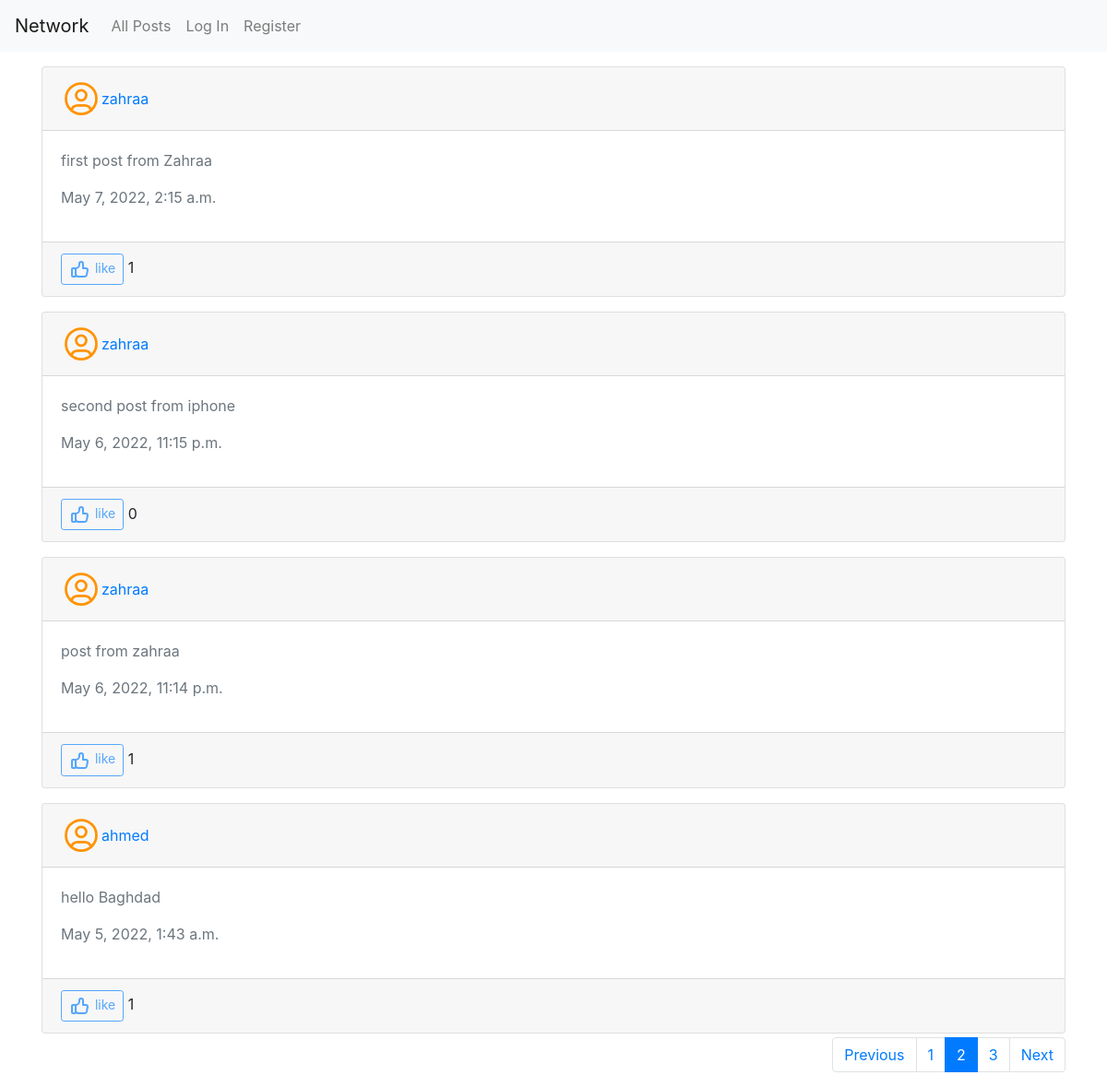
Screenshot of /?page=2 with the database file from the repository.
### network/models.py (models this page shows, shortened)
class Post (models.Model):
    post_body=models.TextField()
    date=models.DateTimeField()
    updated_dat=models.DateTimeField(auto_now=True,null=True)
    likes=models.IntegerField(default=0)
    user=models.ForeignKey(User,on_delete=models.CASCADE)
    class Meta:
        verbose_name = 'Post'
        verbose_name_plural = 'Posts'

class User(AbstractUser):
    pass

### network/views.py (the view, shortened to what this page needs)
# urls.py: path("", views.index, name="index"),
def index(request):
    disp_EditForm = 'none'
    myPostForm=  PostForm()
    post_list=Post.objects.all().order_by('-date')
    post_list_paginator=retPaginatorList(request,post_list)
    return render(request, "network/index.html", {'PostForm':myPostForm,'post_list':post_list_paginator,'p':'p', "disp_EditForm":disp_EditForm})

### network/views.py (called while the page is built)
def retPaginatorList(request, queryList):
    page = request.GET.get('page')
    mypge = Paginator(queryList, 4)
    try:
        resultList = mypge.page(page)
    except PageNotAnInteger:
        resultList = mypge.page(1)
    except EmptyPage:
        resultList = mypge.page(mypge.num_pages)
    return  resultList

### network/templates/network/index.html (shortened to what this page needs)
{% extends "network/layout.html" %}
{% load static %}
{% load crispy_forms_tags %}
{% block body %}
{% if post_list %}
{% for item in post_list%}
<div class="col-md-12 mt-3">
    <div class="card">
                  <div class="card-header d-flex justify-content-between">
                     <div class="d-flex align-items-center">
        <span class="avatar" >
                                </span>
         <div class="d-none d-xl-block ps-2">
                  <div>  <a href="{% url 'view-profile' item.user.id %}">{{item.user.username}}</a> </div>
 </div>
     </div>
                  </div>
                  <div class="card-body">
                <div id="{{item.id}}{{'div'}}" >
                            <p class="text-muted" id="{{item.id}}{{'p'}}">{{item.post_body}}</p>
                <p class="text-muted" id="{{item.id}}{{'d'}}">{{item.date}}</p>
                      </div>
            </div>
        <div class="card-footer">
 <div>
 {% if user.is_authenticated %}
     <a   class="btn btn-sm btn-outline-primary" id="{{item.id}}">
<svg xmlns="http://www.w3.org/2000/svg" class="icon" width="24" height="24" viewBox="0 0 24 24" stroke-width="2" stroke="currentColor" fill="none" stroke-linecap="round" stroke-linejoin="round">
   <desc>Download more icon variants from https://tabler-icons.io/i/thumb-up</desc>
   <path stroke="none" d="M0 0h24v24H0z" fill="none"></path>
   <path d="M7 11v8a1 1 0 0 1 -1 1h-2a1 1 0 0 1 -1 -1v-7a1 1 0 0 1 1 -1h3a4 4 0 0 0 4 -4v-1a2 2 0 0 1 4 0v5h3a2 2 0 0 1 2 2l-1 5a2 3 0 0 1 -2 2h-7a3 3 0 0 1 -3 -3"></path>
</svg>
        <p class="testp" style="display:inline">like</p>
                      </a>
     {% else %}
          <button disabled class="btn btn-sm btn-outline-primary" >
         like
                      </button>
{% endif %}
    <p style="display:inline;" id="{{item.id}}{{'likes'}}">   {{item.likes}}</p>
 </div>
                  </div>
                </div>
</div>
{% endfor %}
<div class="col-md-12 mt-1">
    {% if post_list.has_other_pages %}
  <ul class="pagination justify-content-end">
    {% if post_list.has_previous %}
      <li class="page-item"><a class="page-link" href="?page={{ post_list.previous_page_number }}">Previous</a></li>
    {% else %}
    <li class="page-item disabled"><span class="page-link">Previous</span></li>
    {% endif %}
    {% for i in post_list.paginator.page_range %}
      {% if post_list.number == i %}
        <li class="page-item active"><span class="page-link">{{ i }} <span class="sr-only">(current)</span></span></li>
      {% else %}
        <li class="page-item"><a class="page-link" href="?page={{ i }}">{{ i }}</a></li>
      {% endif %}
    {% endfor %}
    {% if post_list.has_next %}
      <li class="page-item"><a class="page-link" href="?page={{ post_list.next_page_number }}">Next</a></li>
    {% else %}
      <li class="page-item disabled"><span class="page-link">Next</span></li>
    {% endif %}
  </ul>
{% endif %}
</div>
{% endif%}
{% endblock %}

### rows the page displays
Post: user.username "zahraa", post_body "first post from Zahraa", date "May 7, 2022, 2:15 a.m.", likes "1"
Post: user.username "zahraa", post_body "second post from iphone", date "May 6, 2022, 11:15 p.m.", likes "0"
Post: user.username "zahraa", post_body "post from zahraa", date "May 6, 2022, 11:14 p.m.", likes "1"
Post: user.username "ahmed", post_body "hello Baghdad", date "May 5, 2022, 1:43 a.m.", likes "1"

### other values shown
{{ i }} "1" "3"
{{ i }} "2"
